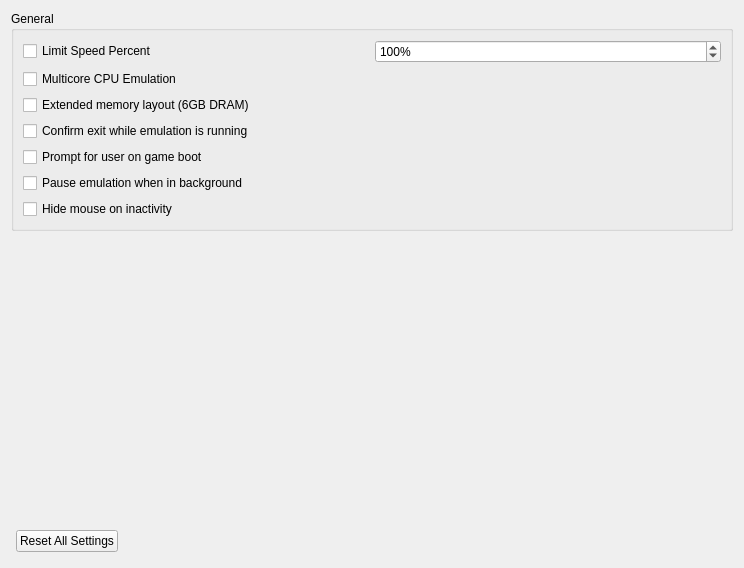
<?xml version="1.0" encoding="UTF-8"?>
<ui version="4.0">
 <class>ConfigureGeneral</class>
 <widget class="QWidget" name="ConfigureGeneral">
  <property name="geometry">
   <rect>
    <x>0</x>
    <y>0</y>
    <width>744</width>
    <height>568</height>
   </rect>
  </property>
  <property name="windowTitle">
   <string>Form</string>
  </property>
  <property name="accessibleName">
   <string>General</string>
  </property>
  <layout class="QHBoxLayout" name="HorizontalLayout">
   <item>
    <layout class="QVBoxLayout" name="VerticalLayout">
     <item>
      <widget class="QGroupBox" name="GeneralGroupBox">
       <property name="title">
        <string>General</string>
       </property>
       <layout class="QHBoxLayout" name="GeneralHorizontalLayout">
        <item>
         <layout class="QVBoxLayout" name="GeneralVerticalLayout">
          <item>
           <layout class="QHBoxLayout" name="horizontalLayout_2">
            <item>
             <widget class="QCheckBox" name="toggle_speed_limit">
              <property name="text">
               <string>Limit Speed Percent</string>
              </property>
             </widget>
            </item>
            <item>
             <widget class="QSpinBox" name="speed_limit">
              <property name="suffix">
               <string>%</string>
              </property>
              <property name="minimum">
               <number>1</number>
              </property>
              <property name="maximum">
               <number>9999</number>
              </property>
              <property name="value">
               <number>100</number>
              </property>
             </widget>
            </item>
           </layout>
          </item>
          <item>
           <widget class="QCheckBox" name="use_multi_core">
            <property name="text">
             <string>Multicore CPU Emulation</string>
            </property>
           </widget>
          </item>
          <item>
           <widget class="QCheckBox" name="use_extended_memory_layout">
            <property name="text">
             <string>Extended memory layout (6GB DRAM)</string>
            </property>
           </widget>
          </item>
          <item>
           <widget class="QCheckBox" name="toggle_check_exit">
            <property name="text">
             <string>Confirm exit while emulation is running</string>
            </property>
           </widget>
          </item>
          <item>
           <widget class="QCheckBox" name="toggle_user_on_boot">
            <property name="text">
             <string>Prompt for user on game boot</string>
            </property>
           </widget>
          </item>
          <item>
           <widget class="QCheckBox" name="toggle_background_pause">
            <property name="text">
             <string>Pause emulation when in background</string>
            </property>
           </widget>
          </item>
          <item>
           <widget class="QCheckBox" name="toggle_hide_mouse">
            <property name="text">
             <string>Hide mouse on inactivity</string>
            </property>
           </widget>
          </item>
         </layout>
        </item>
       </layout>
      </widget>
     </item>
     <item>
      <spacer name="verticalSpacer">
       <property name="orientation">
        <enum>Qt::Vertical</enum>
       </property>
       <property name="sizeHint" stdset="0">
        <size>
         <width>20</width>
         <height>40</height>
        </size>
       </property>
      </spacer>
     </item>
     <item>
      <layout class="QHBoxLayout" name="layout_reset">
       <property name="spacing">
        <number>6</number>
       </property>
       <property name="leftMargin">
        <number>5</number>
       </property>
       <property name="topMargin">
        <number>5</number>
       </property>
       <property name="rightMargin">
        <number>5</number>
       </property>
       <property name="bottomMargin">
        <number>5</number>
       </property>
       <item>
        <widget class="QPushButton" name="button_reset_defaults">
         <property name="text">
          <string>Reset All Settings</string>
         </property>
        </widget>
       </item>
       <item>
        <spacer name="spacer_reset">
         <property name="orientation">
          <enum>Qt::Horizontal</enum>
         </property>
         <property name="sizeHint" stdset="0">
          <size>
           <width>40</width>
           <height>20</height>
          </size>
         </property>
        </spacer>
       </item>
      </layout>
     </item>
    </layout>
   </item>
  </layout>
 </widget>
 <resources/>
 <connections/>
</ui>
